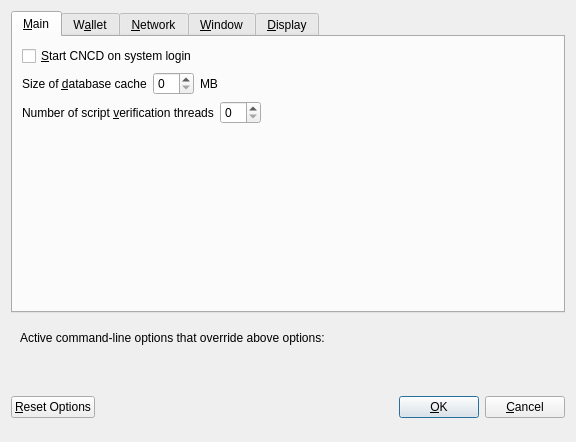
<?xml version="1.0" encoding="UTF-8"?>
<ui version="4.0">
 <class>OptionsDialog</class>
 <widget class="QDialog" name="OptionsDialog">
  <property name="geometry">
   <rect>
    <x>0</x>
    <y>0</y>
    <width>576</width>
    <height>442</height>
   </rect>
  </property>
  <property name="windowTitle">
   <string>Options</string>
  </property>
  <property name="modal">
   <bool>true</bool>
  </property>
  <layout class="QVBoxLayout" name="verticalLayout">
   <item>
    <widget class="QTabWidget" name="tabWidget">
     <property name="currentIndex">
      <number>0</number>
     </property>
     <widget class="QWidget" name="tabMain">
      <attribute name="title">
       <string>&amp;Main</string>
      </attribute>
      <layout class="QVBoxLayout" name="verticalLayout_Main">
       <item>
        <widget class="QCheckBox" name="bitcoinAtStartup">
         <property name="toolTip">
          <string>Automatically start CNCD after logging in to the system.</string>
         </property>
         <property name="text">
          <string>&amp;Start CNCD on system login</string>
         </property>
        </widget>
       </item>
       <item>
        <layout class="QHBoxLayout" name="horizontalLayout_2_Main">
         <item>
          <widget class="QLabel" name="databaseCacheLabel">
           <property name="text">
            <string>Size of &amp;database cache</string>
           </property>
           <property name="textFormat">
            <enum>Qt::PlainText</enum>
           </property>
           <property name="buddy">
            <cstring>databaseCache</cstring>
           </property>
          </widget>
         </item>
         <item>
          <widget class="QSpinBox" name="databaseCache"/>
         </item>
         <item>
          <widget class="QLabel" name="databaseCacheUnitLabel">
           <property name="text">
            <string>MB</string>
           </property>
           <property name="textFormat">
            <enum>Qt::PlainText</enum>
           </property>
          </widget>
         </item>
         <item>
          <spacer name="horizontalSpacer_2_Main">
           <property name="orientation">
            <enum>Qt::Horizontal</enum>
           </property>
           <property name="sizeHint" stdset="0">
            <size>
             <width>40</width>
             <height>20</height>
            </size>
           </property>
          </spacer>
         </item>
        </layout>
       </item>
       <item>
        <layout class="QHBoxLayout" name="horizontalLayout_3_Main">
         <item>
          <widget class="QLabel" name="threadsScriptVerifLabel">
           <property name="text">
            <string>Number of script &amp;verification threads</string>
           </property>
           <property name="textFormat">
            <enum>Qt::PlainText</enum>
           </property>
           <property name="buddy">
            <cstring>threadsScriptVerif</cstring>
           </property>
          </widget>
         </item>
         <item>
          <widget class="QSpinBox" name="threadsScriptVerif">
           <property name="toolTip">
            <string>(0 = auto, &lt;0 = leave that many cores free)</string>
           </property>
          </widget>
         </item>
         <item>
          <spacer name="horizontalSpacer_3_Main">
           <property name="orientation">
            <enum>Qt::Horizontal</enum>
           </property>
           <property name="sizeHint" stdset="0">
            <size>
             <width>40</width>
             <height>20</height>
            </size>
           </property>
          </spacer>
         </item>
        </layout>
       </item>
       <item>
        <spacer name="verticalSpacer_2">
         <property name="orientation">
          <enum>Qt::Vertical</enum>
         </property>
         <property name="sizeHint" stdset="0">
          <size>
           <width>20</width>
           <height>40</height>
          </size>
         </property>
        </spacer>
       </item>
      </layout>
     </widget>
     <widget class="QWidget" name="tabWallet">
      <attribute name="title">
       <string>W&amp;allet</string>
      </attribute>
      <layout class="QVBoxLayout" name="verticalLayout_Wallet">
       <item>
        <layout class="QHBoxLayout" name="horizontalLayout_2_Wallet">
         <item>
          <widget class="QLabel" name="labelStakeSplitThresholdText">
           <property name="text">
            <string>Stake split threshold:</string>
           </property>
          </widget>
         </item>
         <item>
          <widget class="QSpinBox" name="spinBoxStakeSplitThreshold">
           <property name="minimum">
            <number>1</number>
           </property>
           <property name="maximum">
            <number>999999</number>
           </property>
          </widget>
         </item>
        </layout>
       </item>
       <item>
        <widget class="QGroupBox" name="groupBox">
         <property name="title">
          <string>Expert</string>
         </property>
         <layout class="QVBoxLayout" name="verticalLayout_2">
          <item>
           <widget class="QCheckBox" name="coinControlFeatures">
            <property name="toolTip">
             <string>Whether to show coin control features or not.</string>
            </property>
            <property name="text">
             <string>Enable coin &amp;control features</string>
            </property>
           </widget>
          </item>
          <item>
           <widget class="QCheckBox" name="showMasternodesTab">
            <property name="toolTip">
             <string>Show additional tab listing all your masternodes in first sub-tab&lt;br/&gt;and all masternodes on the network in second sub-tab.</string>
            </property>
            <property name="text">
             <string>Show Masternodes Tab</string>
            </property>
           </widget>
          </item>
          <item>
           <widget class="QCheckBox" name="spendZeroConfChange">
            <property name="toolTip">
             <string>If you disable the spending of unconfirmed change, the change from a transaction&lt;br/&gt;cannot be used until that transaction has at least one confirmation.&lt;br/&gt;This also affects how your balance is computed.</string>
            </property>
            <property name="text">
             <string>&amp;Spend unconfirmed change</string>
            </property>
           </widget>
          </item>
         </layout>
        </widget>
       </item>
       <item>
        <spacer name="verticalSpacer_Wallet">
         <property name="orientation">
          <enum>Qt::Vertical</enum>
         </property>
         <property name="sizeHint" stdset="0">
          <size>
           <width>20</width>
           <height>40</height>
          </size>
         </property>
        </spacer>
       </item>
      </layout>
     </widget>
     <widget class="QWidget" name="tabNetwork">
      <attribute name="title">
       <string>&amp;Network</string>
      </attribute>
      <layout class="QVBoxLayout" name="verticalLayout_Network">
       <item>
        <widget class="QCheckBox" name="mapPortUpnp">
         <property name="toolTip">
          <string>Automatically open the CNCD client port on the router. This only works when your router supports UPnP and it is enabled.</string>
         </property>
         <property name="text">
          <string>Map port using &amp;UPnP</string>
         </property>
        </widget>
       </item>
       <item>
        <widget class="QCheckBox" name="allowIncoming">
         <property name="toolTip">
          <string>Accept connections from outside</string>
         </property>
         <property name="text">
          <string>Allow incoming connections</string>
         </property>
        </widget>
       </item>
       <item>
        <widget class="QCheckBox" name="connectSocks">
         <property name="toolTip">
          <string>Connect to the CNCD network through a SOCKS5 proxy.</string>
         </property>
         <property name="text">
          <string>&amp;Connect through SOCKS5 proxy (default proxy):</string>
         </property>
        </widget>
       </item>
       <item>
        <layout class="QHBoxLayout" name="horizontalLayout_1_Network">
         <item>
          <widget class="QLabel" name="proxyIpLabel">
           <property name="text">
            <string>Proxy &amp;IP:</string>
           </property>
           <property name="textFormat">
            <enum>Qt::PlainText</enum>
           </property>
           <property name="buddy">
            <cstring>proxyIp</cstring>
           </property>
          </widget>
         </item>
         <item>
          <widget class="QValidatedLineEdit" name="proxyIp">
           <property name="minimumSize">
            <size>
             <width>140</width>
             <height>0</height>
            </size>
           </property>
           <property name="maximumSize">
            <size>
             <width>140</width>
             <height>16777215</height>
            </size>
           </property>
           <property name="toolTip">
            <string>IP address of the proxy (e.g. IPv4: 127.0.0.1 / IPv6: ::1)</string>
           </property>
          </widget>
         </item>
         <item>
          <widget class="QLabel" name="proxyPortLabel">
           <property name="text">
            <string>&amp;Port:</string>
           </property>
           <property name="textFormat">
            <enum>Qt::PlainText</enum>
           </property>
           <property name="buddy">
            <cstring>proxyPort</cstring>
           </property>
          </widget>
         </item>
         <item>
          <widget class="QLineEdit" name="proxyPort">
           <property name="minimumSize">
            <size>
             <width>55</width>
             <height>0</height>
            </size>
           </property>
           <property name="maximumSize">
            <size>
             <width>55</width>
             <height>16777215</height>
            </size>
           </property>
           <property name="toolTip">
            <string>Port of the proxy (e.g. 9050)</string>
           </property>
          </widget>
         </item>
         <item>
          <spacer name="horizontalSpacer_1_Network">
           <property name="orientation">
            <enum>Qt::Horizontal</enum>
           </property>
           <property name="sizeHint" stdset="0">
            <size>
             <width>40</width>
             <height>20</height>
            </size>
           </property>
          </spacer>
         </item>
        </layout>
       </item>
       <item>
        <spacer name="verticalSpacer_Network">
         <property name="orientation">
          <enum>Qt::Vertical</enum>
         </property>
         <property name="sizeHint" stdset="0">
          <size>
           <width>20</width>
           <height>40</height>
          </size>
         </property>
        </spacer>
       </item>
      </layout>
     </widget>
     <widget class="QWidget" name="tabWindow">
      <attribute name="title">
       <string>&amp;Window</string>
      </attribute>
      <layout class="QVBoxLayout" name="verticalLayout_Window">
       <item>
        <widget class="QCheckBox" name="minimizeToTray">
         <property name="toolTip">
          <string>Show only a tray icon after minimizing the window.</string>
         </property>
         <property name="text">
          <string>&amp;Minimize to the tray instead of the taskbar</string>
         </property>
        </widget>
       </item>
       <item>
        <widget class="QCheckBox" name="minimizeOnClose">
         <property name="toolTip">
          <string>Minimize instead of exit the application when the window is closed. When this option is enabled, the application will be closed only after selecting Quit in the menu.</string>
         </property>
         <property name="text">
          <string>M&amp;inimize on close</string>
         </property>
        </widget>
       </item>
       <item>
        <spacer name="verticalSpacer_Window">
         <property name="orientation">
          <enum>Qt::Vertical</enum>
         </property>
         <property name="sizeHint" stdset="0">
          <size>
           <width>20</width>
           <height>40</height>
          </size>
         </property>
        </spacer>
       </item>
      </layout>
     </widget>
     <widget class="QWidget" name="tabDisplay">
      <attribute name="title">
       <string>&amp;Display</string>
      </attribute>
      <layout class="QVBoxLayout" name="verticalLayout_Display">
       <item>
        <layout class="QHBoxLayout" name="horizontalLayout_1_Display">
         <item>
          <widget class="QLabel" name="langLabel">
           <property name="text">
            <string>User Interface &amp;language:</string>
           </property>
           <property name="textFormat">
            <enum>Qt::PlainText</enum>
           </property>
           <property name="buddy">
            <cstring>lang</cstring>
           </property>
          </widget>
         </item>
         <item>
          <widget class="QValueComboBox" name="lang">
           <property name="toolTip">
            <string>The user interface language can be set here. This setting will take effect after restarting CNCD.</string>
           </property>
          </widget>
         </item>
        </layout>
       </item>
       <item>
        <widget class="QLabel" name="label_3">
         <property name="toolTip">
          <string notr="true"/>
         </property>
         <property name="statusTip">
          <string notr="true"/>
         </property>
         <property name="whatsThis">
          <string notr="true"/>
         </property>
         <property name="accessibleName">
          <string notr="true"/>
         </property>
         <property name="text">
          <string>Language missing or translation incomplete? Help contributing translations here:
__decenomy_discord_link__</string>
         </property>
         <property name="wordWrap">
          <bool>true</bool>
         </property>
         <property name="openExternalLinks">
          <bool>true</bool>
         </property>
         <property name="textInteractionFlags">
          <set>Qt::TextBrowserInteraction</set>
         </property>
        </widget>
       </item>
       <item>
        <layout class="QHBoxLayout" name="horizontalLayout_2_Display" stretch="0,0">
         <item>
          <widget class="QLabel" name="themeLabel">
           <property name="text">
            <string>User Interface Theme:</string>
           </property>
          </widget>
         </item>
         <item>
          <widget class="QValueComboBox" name="theme"/>
         </item>
        </layout>
       </item>
       <item>
        <widget class="QWidget" name="verticalDisplayWidget" native="true">
         <layout class="QVBoxLayout" name="verticalDisplayLayout">
          <property name="margin">
           <number>0</number>
          </property>
          <item>
           <widget class="Line" name="line">
            <property name="orientation">
             <enum>Qt::Horizontal</enum>
            </property>
           </widget>
          </item>
          <item>
           <layout class="QHBoxLayout" name="horizontalLayout_3_Display">
            <item>
             <widget class="QLabel" name="unitLabel">
              <property name="text">
               <string>Unit to show amounts in:</string>
              </property>
              <property name="textFormat">
               <enum>Qt::PlainText</enum>
              </property>
             </widget>
            </item>
            <item>
             <widget class="QValueComboBox" name="unit">
              <property name="toolTip">
               <string>Choose the default subdivision unit to show in the interface and when sending coins.</string>
              </property>
             </widget>
            </item>
           </layout>
          </item>
          <item>
           <layout class="QHBoxLayout" name="horizontalLayout_4_Display">
            <item>
             <widget class="QLabel" name="digitsLabel">
              <property name="text">
               <string>Decimal digits</string>
              </property>
             </widget>
            </item>
            <item>
             <widget class="QValueComboBox" name="digits"/>
            </item>
           </layout>
          </item>
          <item>
           <layout class="QHBoxLayout" name="horizontalLayout_5_Display">
            <item>
             <widget class="QCheckBox" name="checkBoxHideZeroBalances">
              <property name="toolTip">
               <string>Hide empty balances</string>
              </property>
              <property name="layoutDirection">
               <enum>Qt::LeftToRight</enum>
              </property>
              <property name="text">
               <string>Hide empty balances</string>
              </property>
             </widget>
            </item>
            <item>
             <widget class="QCheckBox" name="checkBoxHideOrphans">
              <property name="toolTip">
               <string>Hide orphan stakes in transaction lists</string>
              </property>
              <property name="text">
               <string>Hide orphan stakes</string>
              </property>
             </widget>
            </item>
            <item>
             <spacer name="horizontalSpacer">
              <property name="orientation">
               <enum>Qt::Horizontal</enum>
              </property>
              <property name="sizeHint" stdset="0">
               <size>
                <width>40</width>
                <height>20</height>
               </size>
              </property>
             </spacer>
            </item>
           </layout>
          </item>
          <item>
           <layout class="QHBoxLayout" name="horizontalLayout_6_Display">
            <item>
             <widget class="QLabel" name="thirdPartyTxUrlsLabel">
              <property name="toolTip">
               <string>Third party URLs (e.g. a block explorer) that appear in the transactions tab as context menu items. %s in the URL is replaced by transaction hash. Multiple URLs are separated by vertical bar |.</string>
              </property>
              <property name="text">
               <string>Third party transaction URLs</string>
              </property>
             </widget>
            </item>
            <item>
             <widget class="QLineEdit" name="thirdPartyTxUrls">
              <property name="toolTip">
               <string>Third party URLs (e.g. a block explorer) that appear in the transactions tab as context menu items. %s in the URL is replaced by transaction hash. Multiple URLs are separated by vertical bar |.</string>
              </property>
             </widget>
            </item>
           </layout>
          </item>
         </layout>
        </widget>
       </item>
       <item>
        <spacer name="verticalSpacer">
         <property name="orientation">
          <enum>Qt::Vertical</enum>
         </property>
         <property name="sizeHint" stdset="0">
          <size>
           <width>20</width>
           <height>40</height>
          </size>
         </property>
        </spacer>
       </item>
      </layout>
     </widget>
    </widget>
   </item>
   <item>
    <widget class="QFrame" name="frame">
     <layout class="QVBoxLayout" name="verticalLayout_Bottom">
      <item>
       <layout class="QHBoxLayout" name="horizontalLayout_Bottom">
        <item>
         <widget class="QLabel" name="overriddenByCommandLineInfoLabel">
          <property name="text">
           <string>Active command-line options that override above options:</string>
          </property>
          <property name="textFormat">
           <enum>Qt::PlainText</enum>
          </property>
         </widget>
        </item>
        <item>
         <spacer name="horizontalSpacer_Bottom">
          <property name="orientation">
           <enum>Qt::Horizontal</enum>
          </property>
          <property name="sizeHint" stdset="0">
           <size>
            <width>40</width>
            <height>20</height>
           </size>
          </property>
         </spacer>
        </item>
       </layout>
      </item>
      <item>
       <widget class="QLabel" name="overriddenByCommandLineLabel">
        <property name="text">
         <string/>
        </property>
        <property name="textFormat">
         <enum>Qt::PlainText</enum>
        </property>
        <property name="wordWrap">
         <bool>true</bool>
        </property>
       </widget>
      </item>
     </layout>
    </widget>
   </item>
   <item>
    <layout class="QHBoxLayout" name="horizontalLayout_Buttons">
     <item>
      <widget class="QPushButton" name="resetButton">
       <property name="toolTip">
        <string>Reset all client options to default.</string>
       </property>
       <property name="text">
        <string>&amp;Reset Options</string>
       </property>
       <property name="autoDefault">
        <bool>false</bool>
       </property>
      </widget>
     </item>
     <item>
      <spacer name="horizontalSpacer_1">
       <property name="orientation">
        <enum>Qt::Horizontal</enum>
       </property>
       <property name="sizeHint" stdset="0">
        <size>
         <width>40</width>
         <height>48</height>
        </size>
       </property>
      </spacer>
     </item>
     <item>
      <widget class="QLabel" name="statusLabel">
       <property name="minimumSize">
        <size>
         <width>200</width>
         <height>0</height>
        </size>
       </property>
       <property name="font">
        <font>
         <weight>75</weight>
         <bold>true</bold>
        </font>
       </property>
       <property name="text">
        <string/>
       </property>
       <property name="textFormat">
        <enum>Qt::PlainText</enum>
       </property>
       <property name="wordWrap">
        <bool>true</bool>
       </property>
      </widget>
     </item>
     <item>
      <spacer name="horizontalSpacer_2">
       <property name="orientation">
        <enum>Qt::Horizontal</enum>
       </property>
       <property name="sizeHint" stdset="0">
        <size>
         <width>40</width>
         <height>48</height>
        </size>
       </property>
      </spacer>
     </item>
     <item>
      <widget class="QPushButton" name="okButton">
       <property name="text">
        <string>&amp;OK</string>
       </property>
       <property name="autoDefault">
        <bool>false</bool>
       </property>
       <property name="default">
        <bool>true</bool>
       </property>
      </widget>
     </item>
     <item>
      <widget class="QPushButton" name="cancelButton">
       <property name="text">
        <string>&amp;Cancel</string>
       </property>
       <property name="autoDefault">
        <bool>false</bool>
       </property>
      </widget>
     </item>
    </layout>
   </item>
  </layout>
 </widget>
 <customwidgets>
  <customwidget>
   <class>QValidatedLineEdit</class>
   <extends>QLineEdit</extends>
   <header>qvalidatedlineedit.h</header>
  </customwidget>
  <customwidget>
   <class>QValueComboBox</class>
   <extends>QComboBox</extends>
   <header>qvaluecombobox.h</header>
  </customwidget>
 </customwidgets>
 <resources/>
 <connections/>
</ui>
